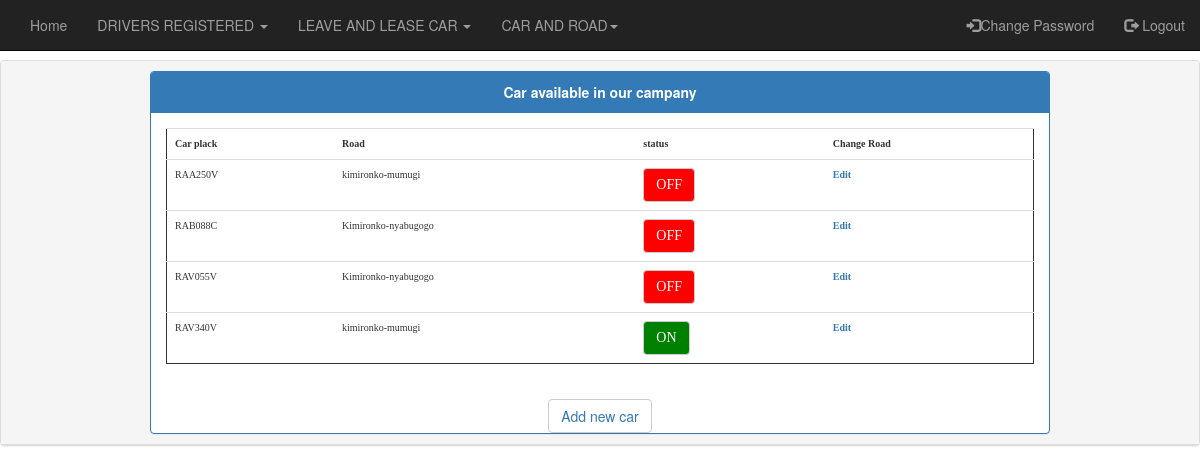
/car.php (signed in), run on the app's committed database.
### tables this page shows
CREATE TABLE `bus` (
  `plack` varchar(10) NOT NULL,
  `road_id` varchar(10) NOT NULL,
  `status` varchar(10) NOT NULL
);

CREATE TABLE `road` (
  `road_id` varchar(10) NOT NULL,
  `road_name` varchar(30) NOT NULL
);

### car.php (the view, shortened to what this page needs)
<?php
include('header.php');
include 'connect.php';
?>
<!DOCTYPE html>
<html>
<head>
</head>
<body>
<div class="panel panel-default">
		<div class="panel-heading">
  <div class="panel panel-primary" style="max-width: 900px; margin: auto;">
    <div class="panel-heading" style="text-align: center; "><strong>Car available in our campany<form action=" " method="GET" ></div></strong>
  <div class="wrapper">
    <div class="panel-body">
    	<table class="table">
    		<tr>
    		<th>Car plack</th>
    		<th>Road</th>
    		<th>status</th>
    		<th>Change Road</th>
    	</tr>
    	<?php
    	$query=mysqli_query($conn,"SELECT bus.plack,bus.road_id,bus.status,road.road_name FROM bus
    		INNER JOIN road ON road.road_id=bus.road_id") or die(mysqli_error($conn));
    	while ($row=mysqli_fetch_assoc($query)) {
    	?>
    	<tr>
    		<td><?=$row['plack'];?></td>
    		<td><?=$row['road_name'];?></td>
            <?php
            if ($row['status']=='ON') {
            ?>
    		<td ><button class="btn btn-default" style="background-color: green; color: white;"><?=$row['status']?></button></td>
            <?php
            }
             else{
                ?>
                 <td ><button class="btn btn-default" style="background-color: red;color: white;"><?=$row['status']?></button></td>
                 <?php
             }
             ?>
    		<th><a href="update_car.php?plack=<?=$row['plack']?>">Edit</a></th>
    	</tr>
    		<?php
    		}
    		?>
    	</table>
    </div>
   <center> <button class="btn btn-default"><a href="add_new_car.php" style="text-decoration-line: none;">Add new car</a></button></center>
</div>
</body>
</html>

### header.php (shortened to what this page needs)
<!DOCTYPE html>
<html lang="en">
<head>
   <link href="//netdna.bootstrapcdn.com/bootstrap/3.0.3/css/bootstrap.min.css" rel="stylesheet">
  <link rel="stylesheet" href="css/bootstrap.min.css">
</head>
<body><br><br><br>
  <nav class="navbar navbar-inverse navbar-fixed-top">
    <div class="container-fluid">
      <div class="collapse navbar-collapse" id="myNavbar">
        <ul class="nav navbar-nav">
          <li class=""><a href="index.php">Home</a></li>
          <li class="dropdown">
            <a class="dropdown-toggle" data-toggle="dropdown" role='button' aria-haspopup="true" aria-expanded="false" >DRIVERS REGISTERED <span class="caret"></span></a>
          </li>
            <li class="dropdown">
            <a class="dropdown-toggle" data-toggle="dropdown" role='button' aria-haspopup="true" aria-expanded="false" >LEAVE AND LEASE CAR <span class="caret"></span></a>
          </li>
          <li class="dropdown">
            <a class="dropdown-toggle" data-toggle="dropdown" href="#">CAR AND ROAD<span class="caret"></span></a>
          </li></ul>
        <ul class="nav navbar-nav navbar-right">
        <li><a href="changepass_dm.php"><span class="glyphicon glyphicon-log-in"></span>Change Password</a></li>
          <li><a href="logout.php"><span class="glyphicon glyphicon-log-out"></span> Logout</a></li>
        </ul>
      </div>
    </div>
  </nav>
</body>
</html>

### header.php (style rules this page uses)
table { border: 1px solid; font: 10px verdana; }

### data on the page
bus: plack "RAA250V", road.road_name "kimironko-mumugi", status "OFF"
bus: plack "RAB088C", road.road_name "Kimironko-nyabugogo", status "OFF"
bus: plack "RAV055V", road.road_name "Kimironko-nyabugogo", status "OFF"
bus: plack "RAV340V", road.road_name "kimironko-mumugi", status "ON"
